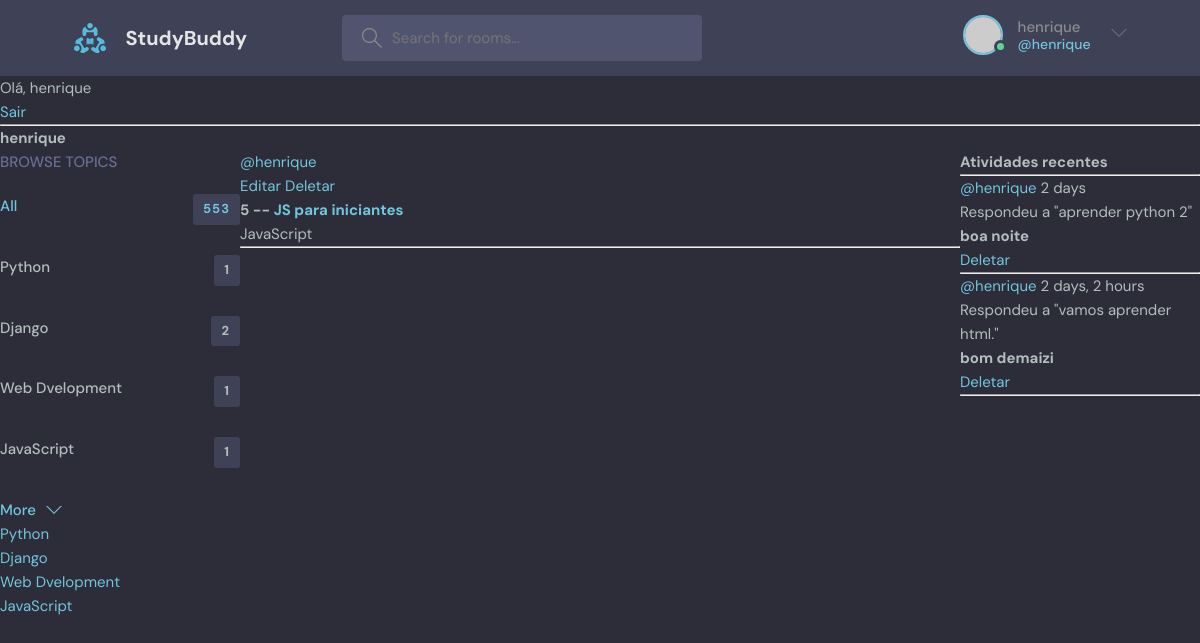
Screenshot of /profile/3 (signed in) with the database file from the repository.
### base/models.py (models this page shows, shortened)
class  Topic(models.Model):
    name = models.CharField(max_length=200)

class Room(models.Model):
    host = models.ForeignKey(User, on_delete=models.CASCADE, null=True)
    topic = models.ForeignKey(Topic, on_delete=models.SET_NULL, null=True)
    name = models.CharField(max_length=200)
    discription = models.TextField(null=True, blank=True)
    participants = models.ManyToManyField(
        User, related_name='participants', blank=True)
    updated = models.DateTimeField(auto_now=True)
    created = (models.DateTimeField(auto_now_add=True))
    class Meta:
        ordering = ['-updated', '-created']
    def __str__(self):
        return str(self.name)

class Message(models.Model):
    user = models.ForeignKey(User, on_delete=models.CASCADE)
    room = models.ForeignKey(Room, on_delete=models.CASCADE)
    body = models.TextField()
    updated = models.DateTimeField(auto_now=True)
    created = (models.DateTimeField(auto_now_add=True))
    class Meta:
        ordering = ['-updated', '-created']
    def __str__(self):
        return self.body[0:50]

### base/views.py (the view)
# urls.py: path('profile/<str:pk>', views.userProfile, name="user-profile"),
def userProfile(request, pk):
    user = User.objects.get(id=pk)
    rooms = user.room_set.all()
    room_messages = user.message_set.all()
    topics = Topic.objects.all()
    context = {'user':user, 'rooms':rooms, 'room_messages':room_messages, 'topics':topics}
    return render(request, 'base/profile.html', context)

### base/templates/base/profile.html (shortened to what this page needs)
{% extends 'main.html' %}
{% block content %}
<h1>{{user.username}}</h1>
<div class="profile-container">
    <div>
        {% include 'base/topics_component.html' %}
    </div>
    <div>
        {% include 'base/feed_component.html' %}
    </div>
    <div>
        {% include 'base/activity_component.html' %}
    </div>
</div>
{% endblock content %}

### templates/navbar.html (shortened to what this page needs)
{% load static %}
<header class="header header--loggedIn">
    <div class="container">
      <a href="{% url 'home' %}" class="header__logo">
        <img src="{% static 'images/logo.svg' %}" />
        <h1>StudyBuddy</h1>
      </a>
      <form class="header__search" mathod="GET" action="{% url 'home' %}">
        <label>
          <input name="q" placeholder="Search for rooms..." />
        </label>
      </form>
      <nav class="header__menu">
        {% if request.user.is_authenticated %}
        <div class="header__user">
          <a href="profile.html">
            <div class="avatar avatar--medium active">
              <img src="https://randomuser.me/api/portraits/men/37.jpg" />
            </div>
            <p>{{request.user.username}} <span>@{{request.user.username}}</span></p>
          </a>
          <button class="dropdown-button">
            <svg version="1.1" xmlns="http://www.w3.org/2000/svg" width="32" height="32" viewBox="0 0 32 32">
              <title>chevron-down</title>
              <path d="M16 21l-13-13h-3l16 16 16-16h-3l-13 13z"></path>
            </svg>
          </button>
        </div>
        {% else %}
        <Not Logged In >
        <a href="{% url 'login-pagina' %}">
          <img src="{% static 'images/avatar.svg' %}" />
          <p>Login</p>
        </a>
        {% endif %}
      </nav>
    </div>
  </header>
{% if request.user.is_authenticated %}
<p>Olá, {{request.user}}</a></p>
<a href="{% url 'logout' %}">Sair</a>
{% else %}
<a href="{% url 'login-pagina' %}">Entrar</a>
{% endif %}
<hr>

### base/templates/base/topics_component.html
<div class="topics">
    <div class="topics__header">
      <h2>Browse Topics</h2>
    </div>
    <ul class="topics__list">
      <li>
        <a href="{% url 'home' %}" class="active">All <span>553</span></a>
      </li>
      {% for topic in topics %}
      <li>
        <a href="{% url 'home' %}?q={{topic.name}}">{{topic.name}} <span>{{topic.room_set.all.count}}</span></a>
      </li>
      {% endfor %}
    </ul>
    <a class="btn btn--link" href="topics.html">
      More
      <svg version="1.1" xmlns="http://www.w3.org/2000/svg" width="32" height="32" viewBox="0 0 32 32">
        <title>chevron-down</title>
        <path d="M16 21l-13-13h-3l16 16 16-16h-3l-13 13z"></path>
      </svg>
    </a>
  </div>
{% for topic in topics %}
<div>
    <a href="{% url 'home' %}?q={{topic.name}}">{{topic.name}}</a>
</div>
{% endfor %}

### base/templates/base/feed_component.html
{% for room in rooms %}
    <div>
        <a href="{% url 'user-profile' room.host.id %}">@{{room.host.username}}</a><br>
        {% if request.user == room.host %}
        <a href="{% url 'update-room' room.id %}">Editar</a>
        <a href="{% url 'delete-room' room.id %}">Deletar</a>
        {% endif %}
        <h3>{{room.id}} -- <a href="{% url 'room' room.id %}">{{room.name}}</a></h3>
        <small>{{room.topic.name}}</small>
        <hr>
    </div>
{% endfor %}

### base/templates/base/activity_component.html
<h3>Atividades recentes</h3>
<hr>
{% for message in room_messages  %}
    <div>
        <small><a href="{% url 'user-profile' message.user.id %}">@{{message.user}}</a>    {{message.created|timesince}}</small><br>
        <small>Respondeu a "{{message.room}}"</small>
        <h3>{{message}}</h3>
        {% if request.user == message.user %}
        <a href="{% url 'delete-message' message.id %}">Deletar</a>
        {% endif %}
        <hr>
    </div>
{% endfor %}

### static/styles/style.css (style rules this page uses)
:root { --color-main: #71c6dd; --color-main-light: #e1f6fb; --color-dark: #3f4156; --color-dark-medium: #51546e; --color-dark-light: #696d97; --color-light: #e5e5e5; --color-gray: #8b8b8b; --color-light-gray: #b2bdbd; --color-bg: #2d2d39; --color-success: #5dd693; --color-error: #fc4b0b; }
* { font-family: "DM Sans", -apple-system, BlinkMacSystemFont, "Segoe UI", Roboto, Oxygen, Ubuntu, Cantarell, "Open Sans", "Helvetica Neue", sans-serif; margin: 0; padding: 0; box-sizing: border-box; text-rendering: optimizeLegibility; font-size: inherit; }
html { font-size: 56.25%; }
@media only screen and (min-width: 1200px) { html { font-size: 62.5%; } }
body { line-height: 1.6; font-weight: 400; font-size: 1.5rem; color: var(--color-light-gray); background-color: var(--color-bg); min-height: 100vh; }
img { width: 100%; }
a { display: inline-block; color: var(--color-main); text-decoration: none; }
.container { max-width: 120rem; width: 90%; margin: auto; }
.btn { background-color: transparent; border: none; display: inline-flex; align-items: center; gap: 1rem; cursor: pointer; transition: all ease-in-out 0.3s; padding: 1rem 2rem; border-radius: 5px; box-shadow: 1px 1px 3px 1px rgba(0, 0, 0, 0.15); font-weight: 500; }
.btn--link { border-radius: 0; padding: 0; color: var(--color-main); box-shadow: none; }
.btn > svg { fill: currentColor; width: 1.6rem; height: 1.6rem; }
.avatar { position: relative; display: inline-block; border-radius: 50%; border: 2px solid var(--color-main); }
.avatar img { display: block; border-radius: 50%; object-fit: cover; object-position: center; }
.avatar::after { content: ""; display: block; position: absolute; background-color: var(--color-gray); z-index: 111; border-radius: 50%; border: 0.3rem solid var(--color-dark); }
.avatar.active::after { background-color: var(--color-success); }
.avatar.avatar--medium img { width: 3.6rem; height: 3.6rem; border-radius: 50%; }
.avatar.avatar--medium:after { width: 0.7rem; height: 0.7rem; bottom: 0px; right: -6px; }
.header { padding: 1.5rem; background-color: var(--color-dark); }
.header > .container { display: flex; gap: 9.5rem; }
.header__logo, .header__user { display: flex; gap: 2rem; align-items: center; }
.header__logo > img { height: 3.2rem; width: 3.2rem; }
.header__logo > h1 { font-weight: 700; font-size: 2rem; color: var(--color-light); }
.header__search > label { background-color: var(--color-dark-medium); padding: 1.3rem 1rem; display: flex; align-items: center; gap: 1rem; border-radius: 4px; }
.header__search svg { fill: var(--color-gray); width: 2rem; height: 2rem; margin-left: 1rem; }
.header__search input { width: 30rem; background: transparent; border: none; outline: none; color: var(--color-light); }
.header__menu { margin-left: auto; position: relative; }
.header__menu a { display: flex; gap: 1.5rem; align-items: center; font-weight: 500; text-decoration: none; color: var(--color-gray); }
.header__menu img { height: 3.6rem; }
.header__menu p { line-height: 1.2; }
.header__menu span { color: var(--color-main); font-weight: 500; font-size: 1.4rem; display: block; }
.header__menu svg { width: 1.6rem; height: 1.6rem; fill: var(--color-dark-light); }
.dropdown-button { background: transparent; border: 0; outline: 0; cursor: pointer; }
.topics__header { margin-bottom: 2rem; }
.topics__header h2 { text-transform: uppercase; font-weight: 500; color: var(--color-dark-light); }
.topics__list { list-style: none; }
.topics__list li a { display: flex; justify-content: space-between; margin-bottom: 3rem; font-weight: 500; color: var(--color-light-gray); transition: all 0.3s ease-in-out; }
.topics__list li a.active, .topics__list li a:hover { color: var(--color-main); }
.topics__list li a span { padding: 0.5rem 1rem; background-color: var(--color-dark); border-radius: 3px; font-size: 1.3rem; font-weight: 700; letter-spacing: 1px; }

### base/templates/base/profile.html (style rules this page uses)
.profile-container { display: grid; grid-template-columns: 1fr 3fr 1fr; }

### rows the page displays
Topic: name "Python", room_set.all.count "1"
Topic: name "Django", room_set.all.count "2"
Topic: name "Web Dvelopment", room_set.all.count "1"
Topic: name "JavaScript", room_set.all.count "1"
Room: host.username "henrique", shows "Editar", id "5", name "JS para iniciantes", topic.name "JavaScript"
Message: user "henrique", created "2 days", room "aprender python 2", body "boa noite", shows "Deletar"
Message: user "henrique", created "2 days, 2 hours", room "vamos aprender html.", body "bom demaizi", shows "Deletar"

### other values shown
{{ request.user.username }} "henrique"
{{ request.user }} "henrique"
{{ user.username }} "henrique"
